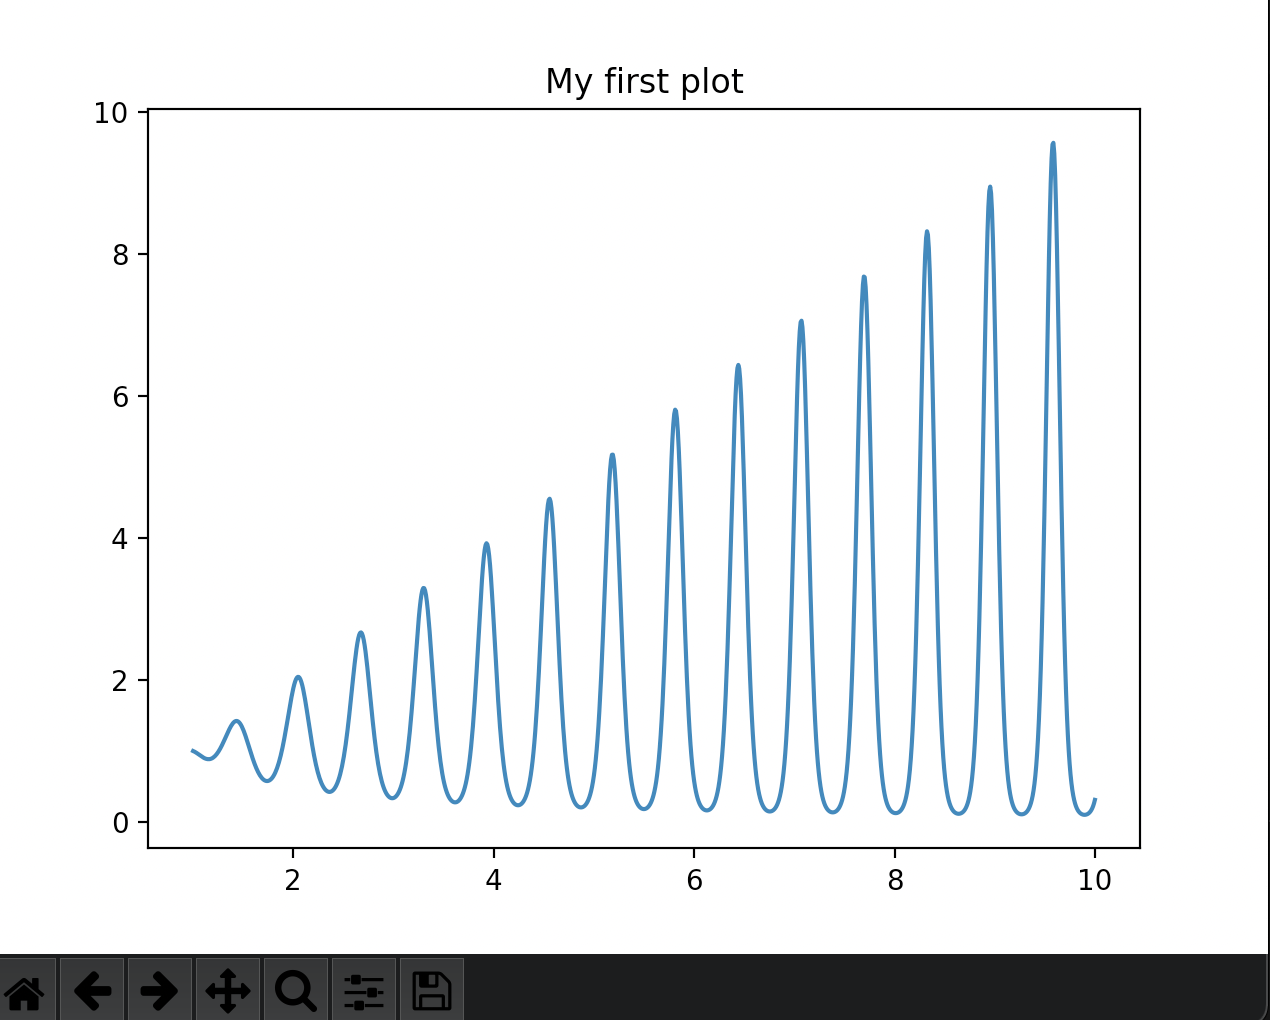

Python code for this plot:
import math
from numpy import *
import matplotlib.pyplot as plt

x = linspace(1, 10, 1000)
y = x**sin(10*x)

plt.title('My first plot')
plt.plot(x, y)
plt.show()
